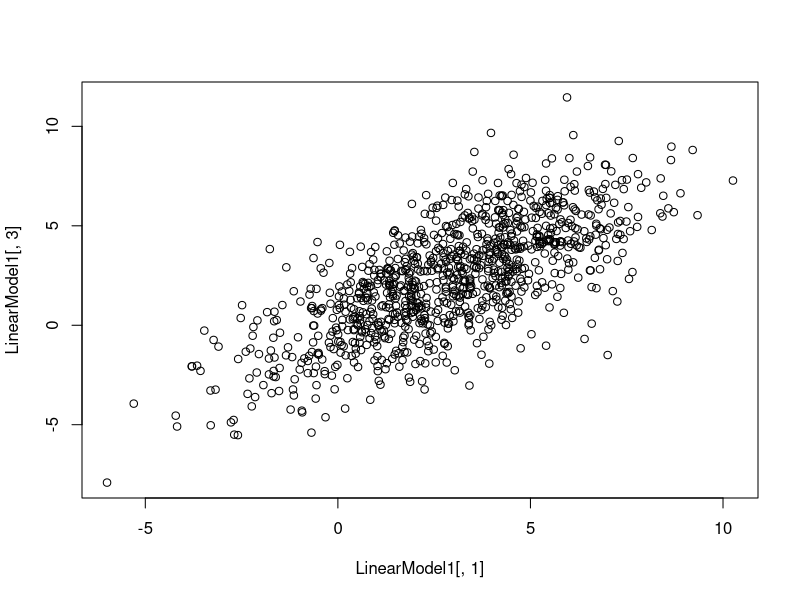
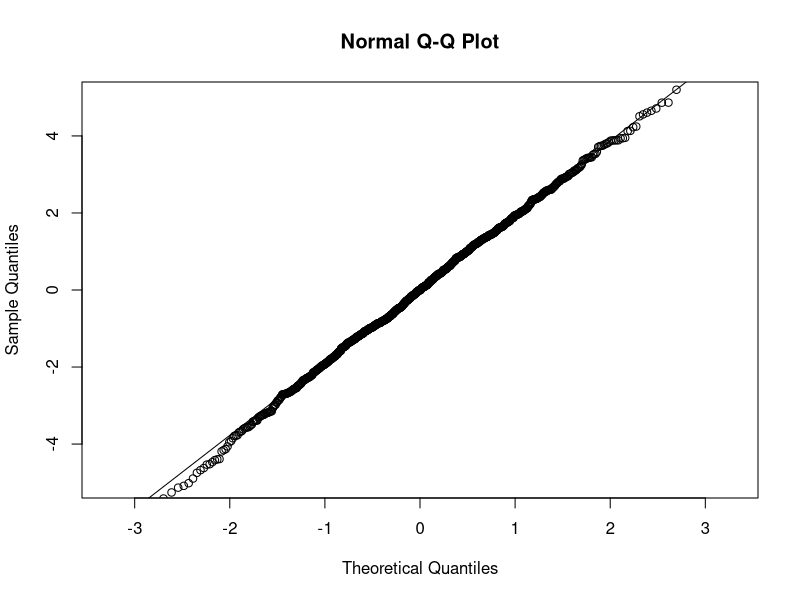
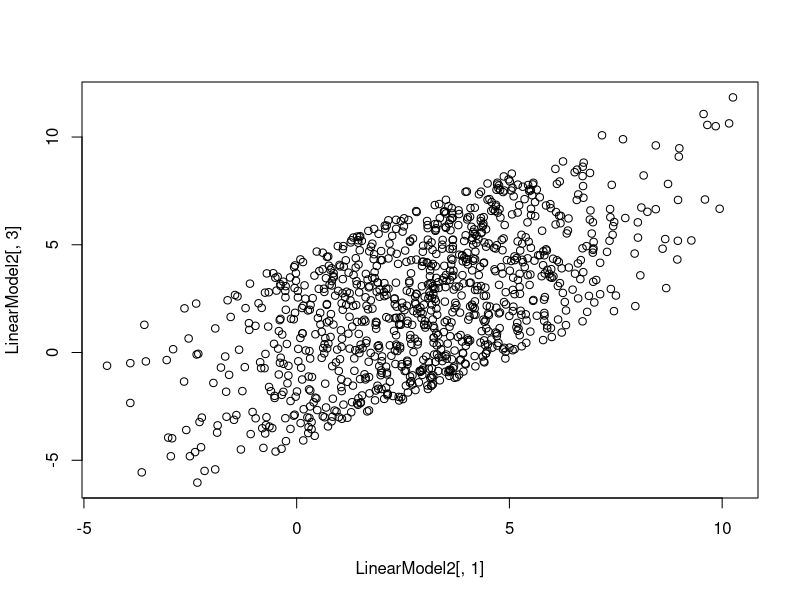
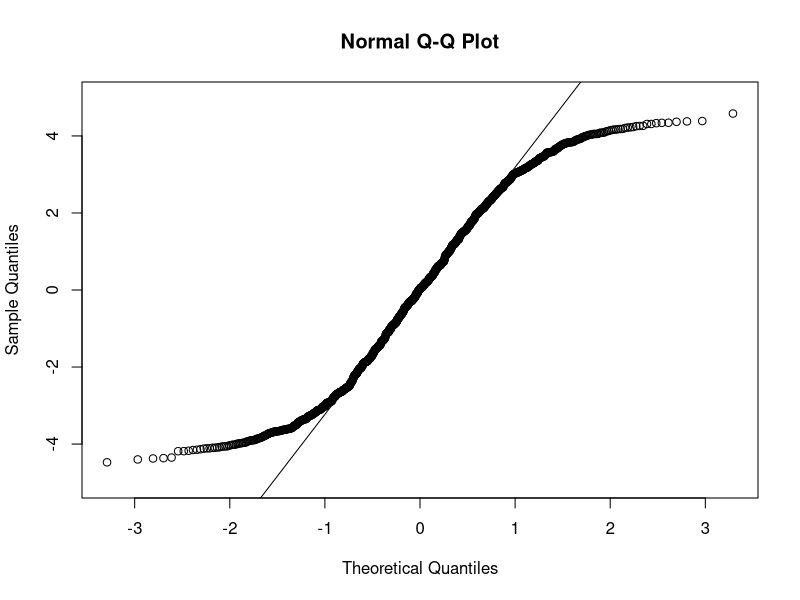
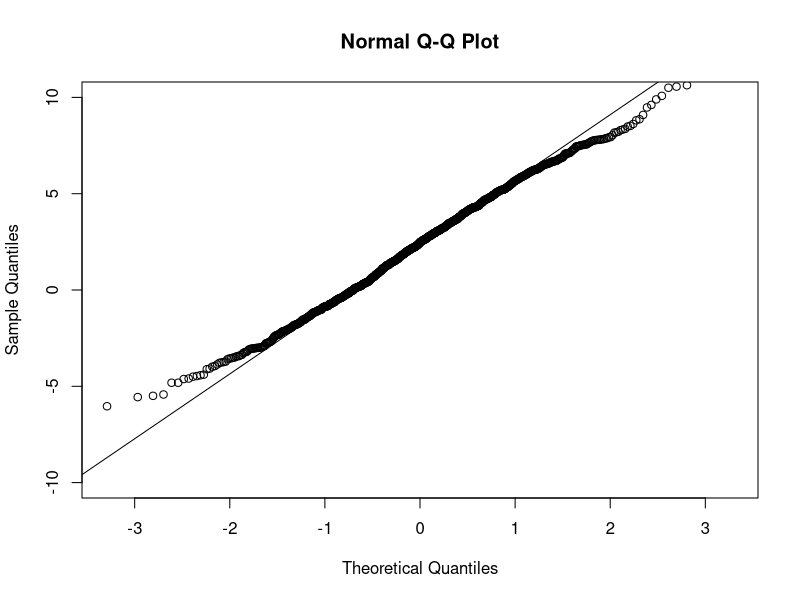
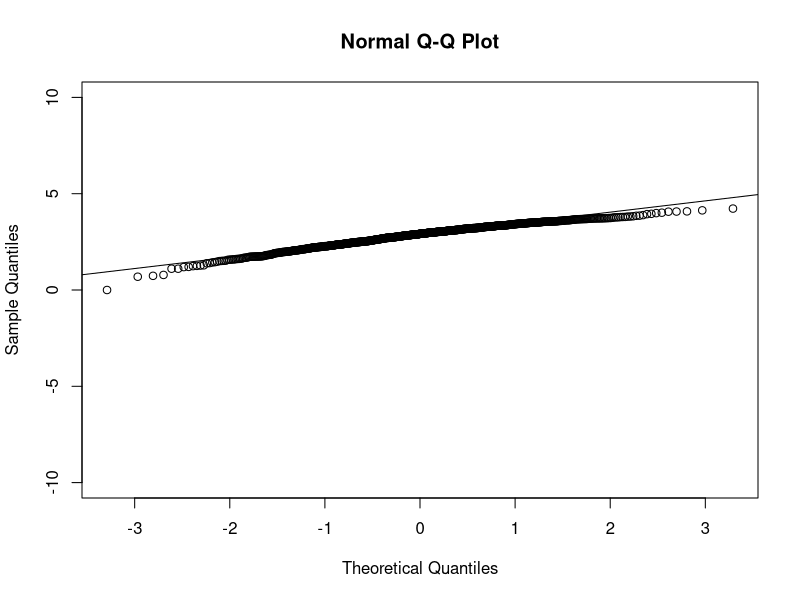
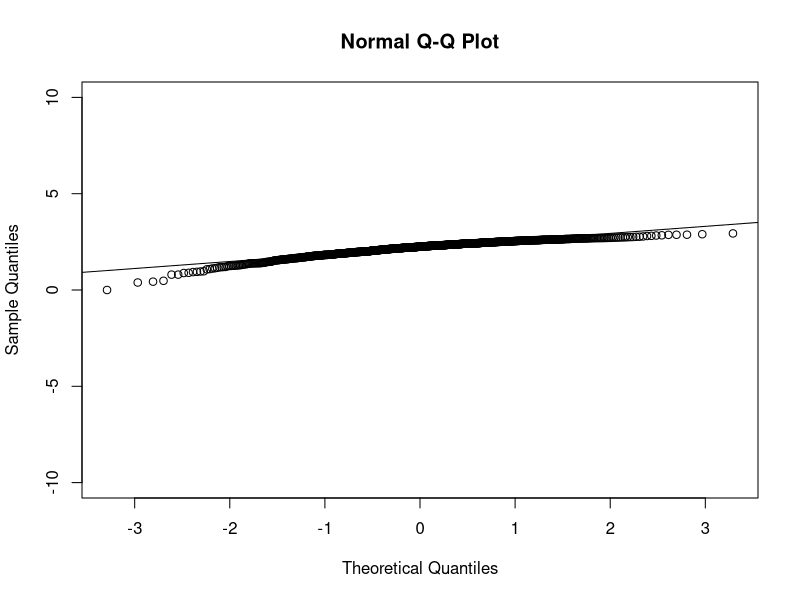
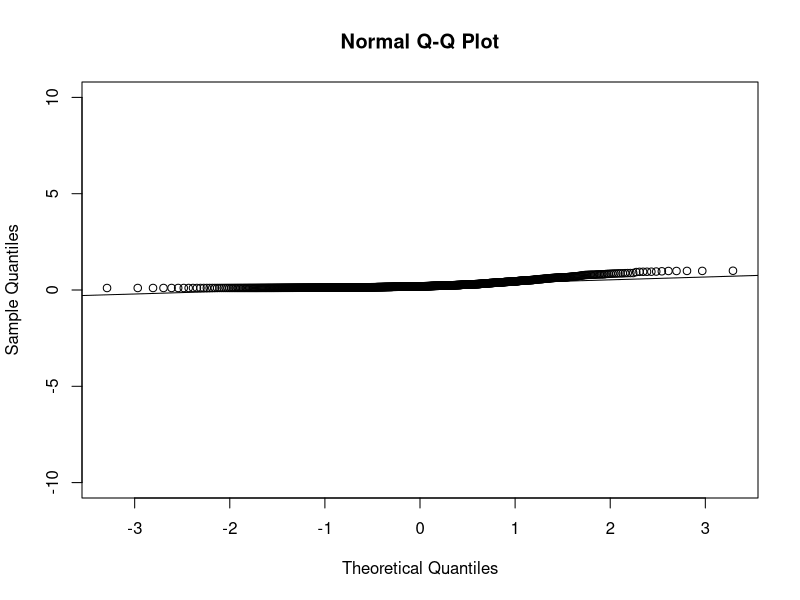

Recreate these plots in R, in order.
## ---- chunk 1
# This code is based on script Robustness.R
# Slope and Intercept
a<-.8; b<-.1

# Model 1 (Normal)
set.seed(458769)
# Variable X~Norm(3,2.5)
X<-rnorm(n=1000,mean=3,sd=2.5)
# Residuals Eps~Norm(0.1.5)
Eps<-rnorm(n=1000,mean=0,sd=2)
Y<-a*X+b+Eps
LinearModel1<-cbind(X,Eps,Y)
plot(LinearModel1[,1],LinearModel1[,3])

## ---- chunk 2
# Fit linear model
Model1.lm<-lm(LinearModel1[,3]~LinearModel1[,1])
summary(Model1.lm)
## ---- chunk 3
qqnorm(Model1.lm$residuals,ylim=c(-5,5))
qqline(Model1.lm$residuals)
## ---- chunk 4
# Model 2 (Uniform)
# Normal X, Uniform Eps 
X<-rnorm(n=1000,mean=3,sd=2.5)
Eps<-runif(n=1000,min=-4.33,max=4.33)
Y<-a*X+b+Eps
LinearModel2<-cbind(X,Eps,Y)
plot(LinearModel2[,1],LinearModel2[,3])

## ---- chunk 5
# Estimate linear model; evaluate the distribution of the residuals
Unif.lm<-lm(LinearModel2[,3]~LinearModel2[,1])
summary(Unif.lm)

## ---- chunk 6
qqnorm(Unif.lm$residuals,ylim=c(-5,5))
qqline(Unif.lm$residuals)
## ---- chunk 7
# Q-Q Plot of the output of the model with uniform residuals
qqnorm(LinearModel2[,3],ylim=c(-10,10))
qqline(LinearModel2[,3])

## ---- chunk 8
# Square root
qqnorm(sqrt(LinearModel2[,3]-min(LinearModel2[,3])),ylim=c(-10,10))
qqline(sqrt(LinearModel2[,3]-min(LinearModel2[,3])))
## ---- chunk 9
# Log
qqnorm(log(LinearModel2[,3]-min(LinearModel2[,3])+1),ylim=c(-10,10))
qqline(log(LinearModel2[,3]-min(LinearModel2[,3])+1))
## ---- chunk 10
# Inverse
qqnorm(1/(LinearModel2[,2]-min(LinearModel2[,2])+1),ylim=c(-10,10))
qqline(1/(LinearModel2[,2]-min(LinearModel2[,2])+1))
## ---- chunk 11
Unif.lm.Mod<-lm(sqrt(LinearModel2[,3]-min(LinearModel2[,3]))~sqrt(LinearModel2[,1]-min(LinearModel2[,1])))
summary(Unif.lm.Mod)
## ---- chunk 12
# Compare qq-plots of residuals 
# Original linear model
qqnorm(Unif.lm$residuals,ylim=c(-5,5))
qqline(Unif.lm$residuals)
## ---- chunk 13
# Modified linear model
qqnorm(Unif.lm.Mod$residuals,ylim=c(-5,5))
qqline(Unif.lm.Mod$residuals)
